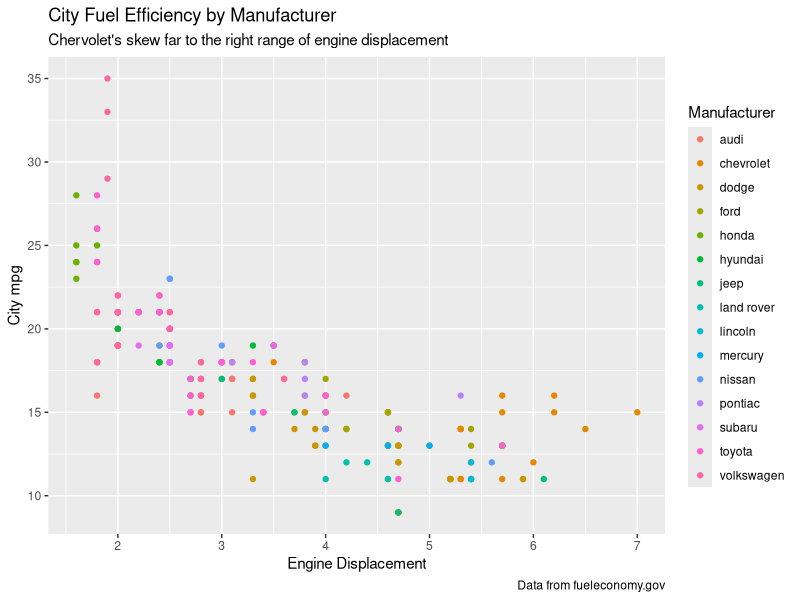
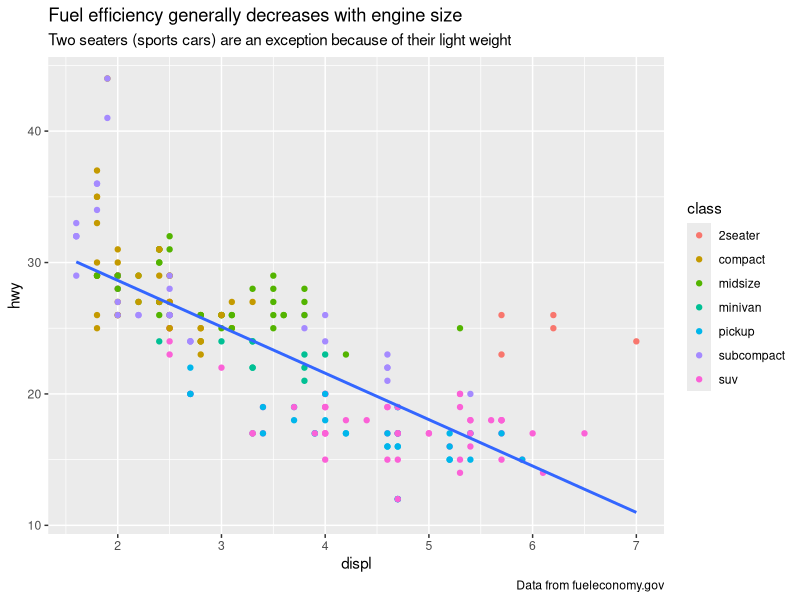
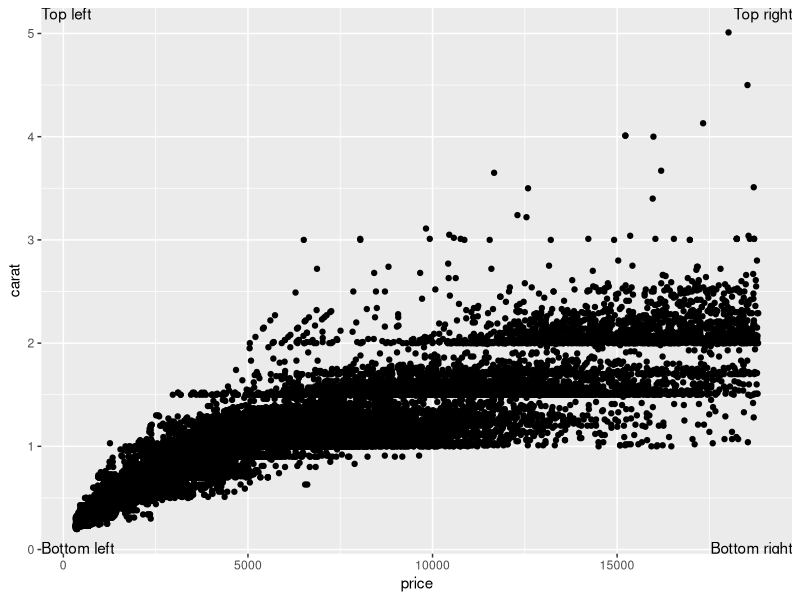
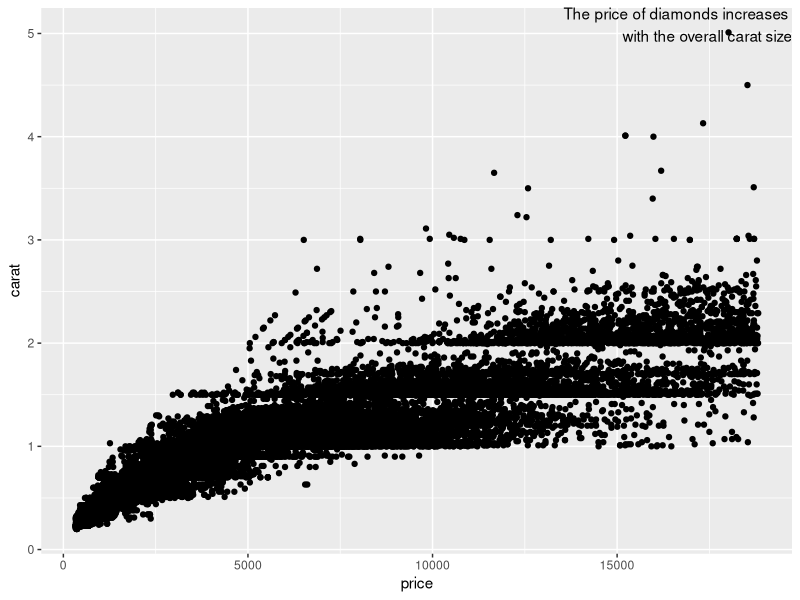
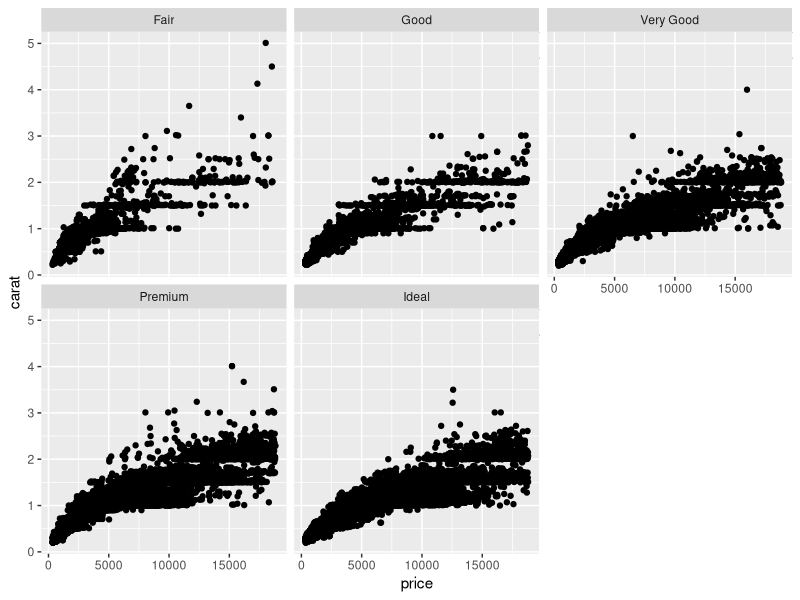
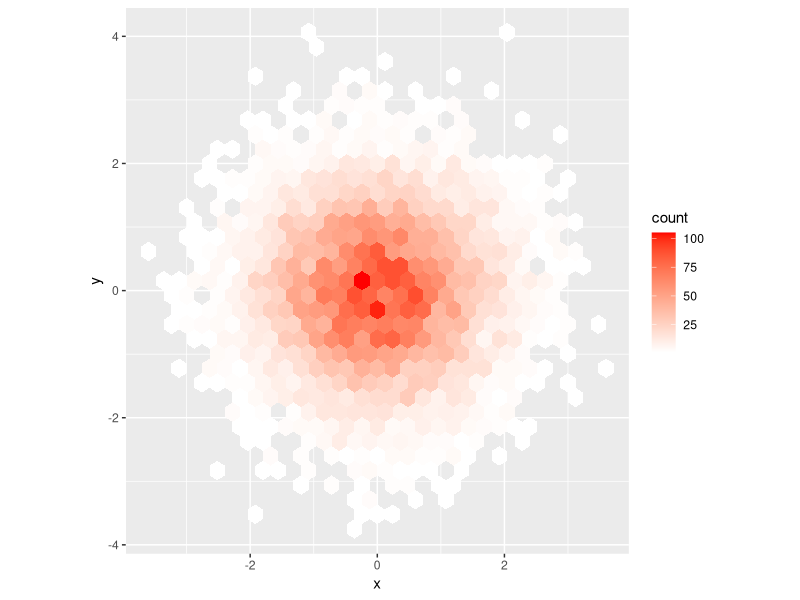
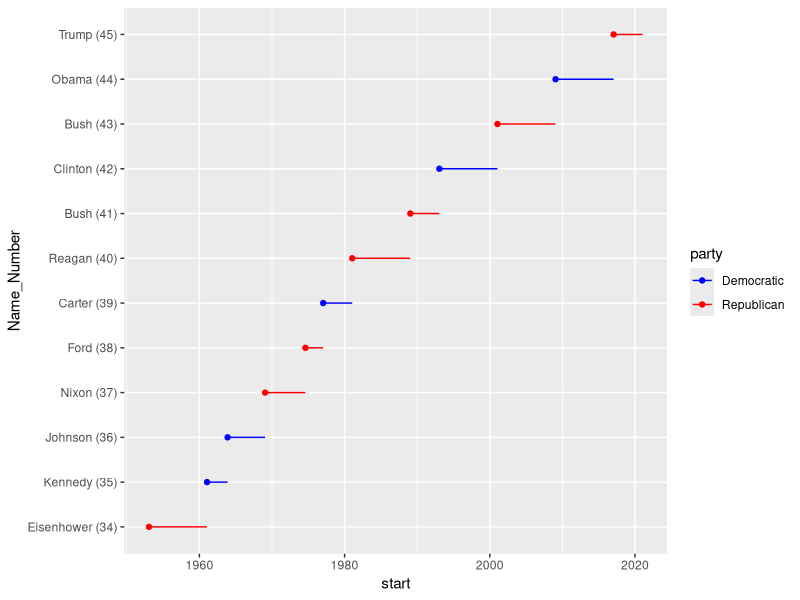
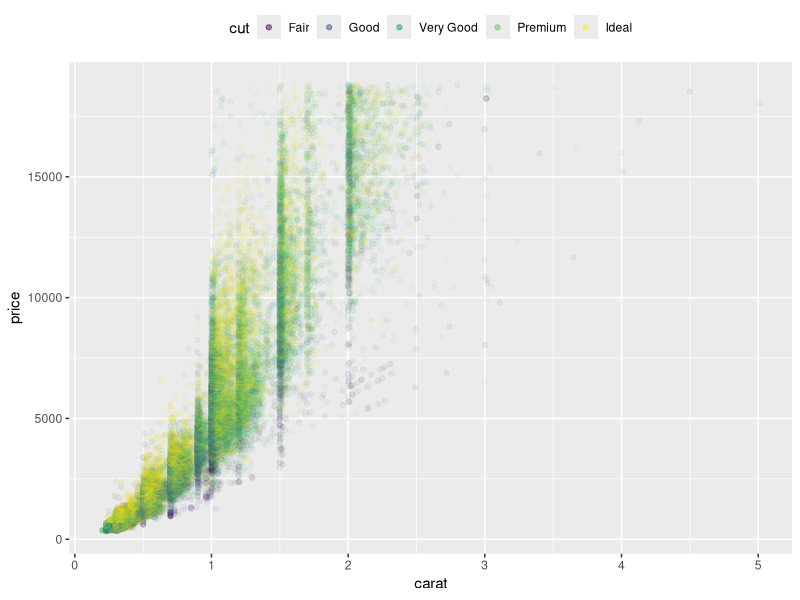

Source code (R) for these figures, in order:
## ---- chunk 1
knitr::opts_chunk$set(echo = TRUE)
library(ggplot2)
library(tibble)
library(stringr)
library(dplyr)
## ---- chunk 2
ggplot(mpg, aes(displ, cty)) + 
  geom_point(aes(color = manufacturer)) +
  labs(title = "City Fuel Efficiency by Manufacturer",
       subtitle = "Chervolet's skew far to the right range of engine displacement",
       caption = "Data from fueleconomy.gov",
       x = "Engine Displacement",
       y = "City mpg",
       color = "Manufacturer")
## ---- chunk 3
ggplot(mpg, aes(displ, hwy)) +
  geom_point(aes(color = class)) +
  geom_smooth(method = "lm", se = FALSE) +
  labs(title = "Fuel efficiency generally decreases with engine size",
       subtitle = "Two seaters (sports cars) are an exception because of their light weight",
       caption = "Data from fueleconomy.gov")
## ---- chunk 4
label <- tribble(
  ~price, ~carat, ~label, ~vjust, ~hjust,
  Inf,  Inf,    "Top right", "top", "right",
  Inf, -Inf,    "Bottom right", "bottom", "right",
  -Inf,  Inf,    "Top left", "top", "left",
  -Inf, -Inf,    "Bottom left", "bottom", "left")

ggplot(diamonds, aes(price, carat)) +
  geom_point() +
  geom_text(aes(label = label, vjust = vjust, hjust = hjust), data = label)
## ---- chunk 5
ggplot(diamonds, aes(price, carat)) +
  geom_point() +
  annotate("text", x = Inf, y = Inf, label = "The price of diamonds increases \nwith the overall carat size", vjust = "top", hjust = "right")

## ---- chunk 6
label <- tibble(
  price = Inf,
  carat = Inf,
  label = "The price of diamonds increases \nwith the overall carat size")

ggplot(diamonds, aes(price, carat)) +
  geom_point() +
  geom_text(aes(label = label), data = label, vjust = "top", hjust = "left") +
  facet_wrap(~cut)
## ---- chunk 7
df <- tibble(
  x = rnorm(10000),
  y = rnorm(10000)
)
ggplot(df, aes(x, y)) +
  geom_hex() +
  scale_fill_gradient(low = "white", high = "red") +
  coord_fixed()
## ---- chunk 8
presidential %>%
  mutate(Number = 33 + row_number(),
         Name_Number = str_c(name, " (", Number, ")"),
         Name_Number = factor(Name_Number, levels = Name_Number)) %>%
  ggplot(aes(start, Name_Number, colour = party)) +
    geom_point() +
    geom_segment(aes(xend = end, yend = Name_Number)) +
    scale_colour_manual(values = c(Republican = "red", Democratic = "blue")) 
## ---- chunk 9
ggplot(diamonds, aes(carat, price)) +
  geom_point(aes(colour = cut), alpha = 1/20) +
  theme(legend.position = "top") +
  guides(colour = guide_legend(nrow = 1, override.aes = list(alpha = 1/2)))
